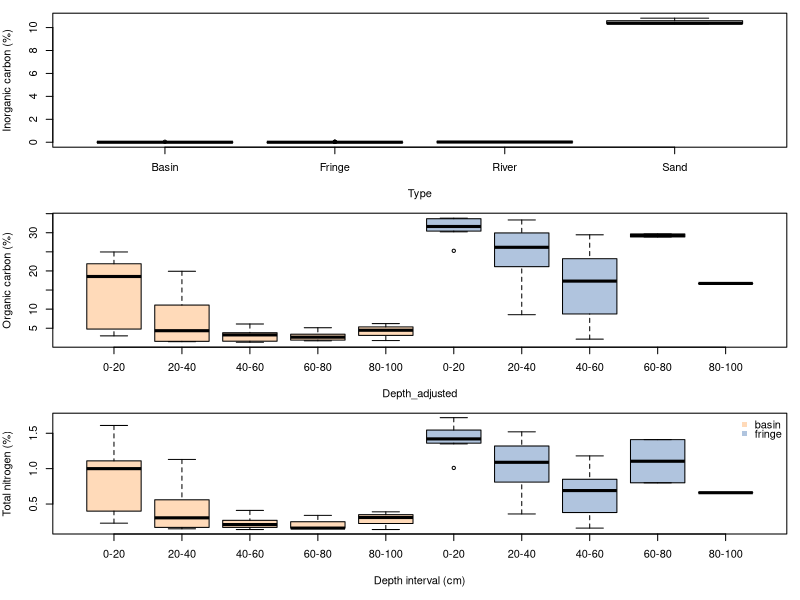
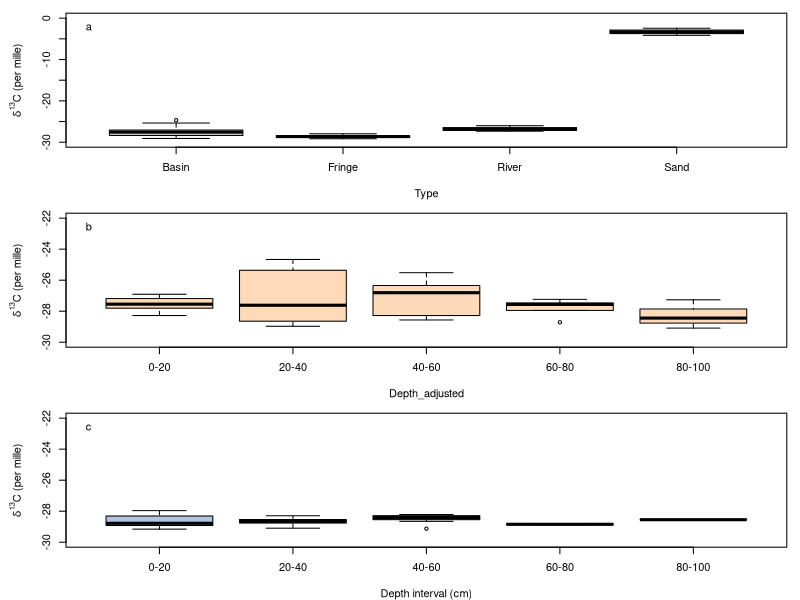
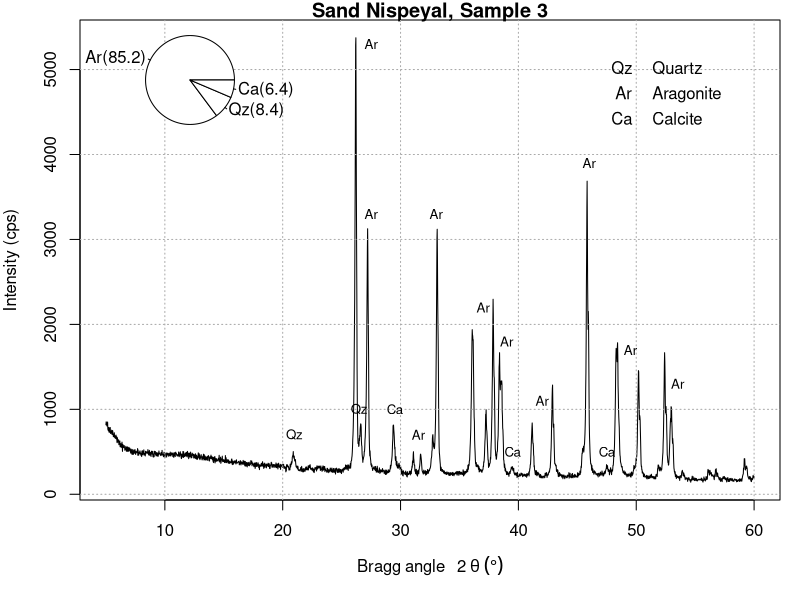
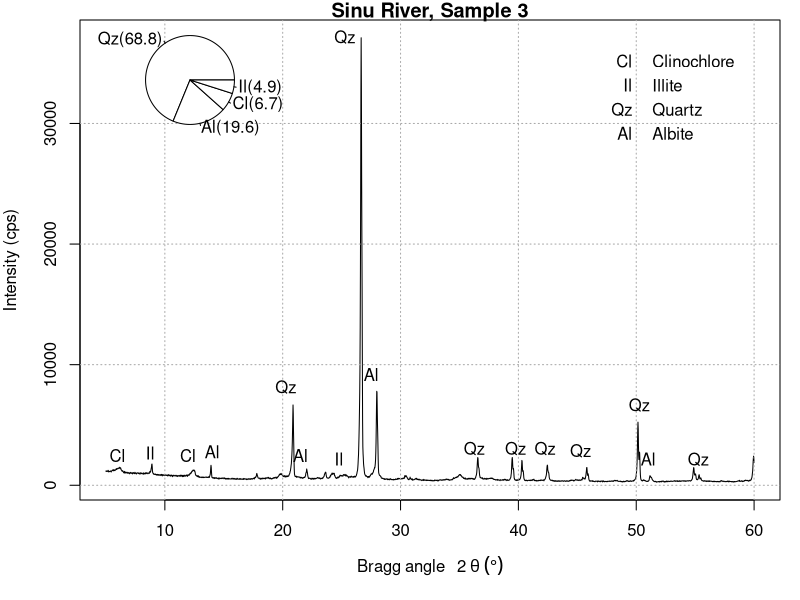
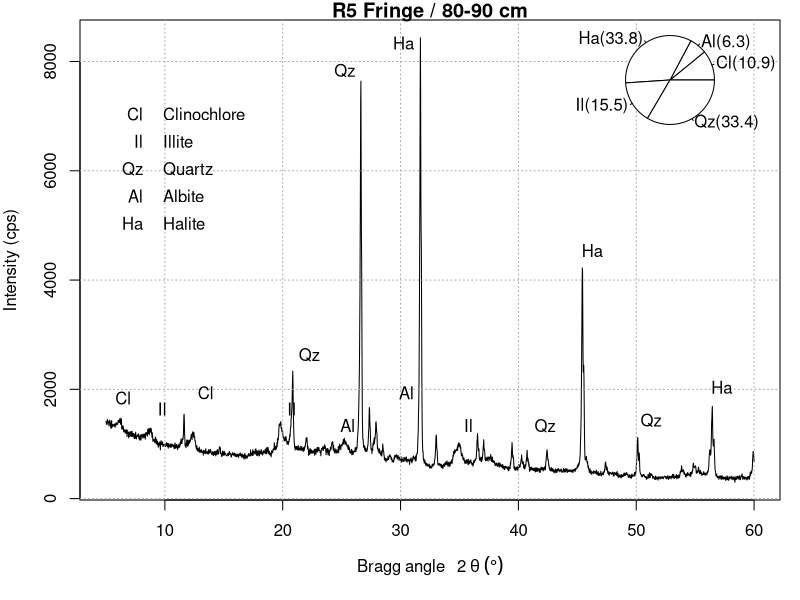
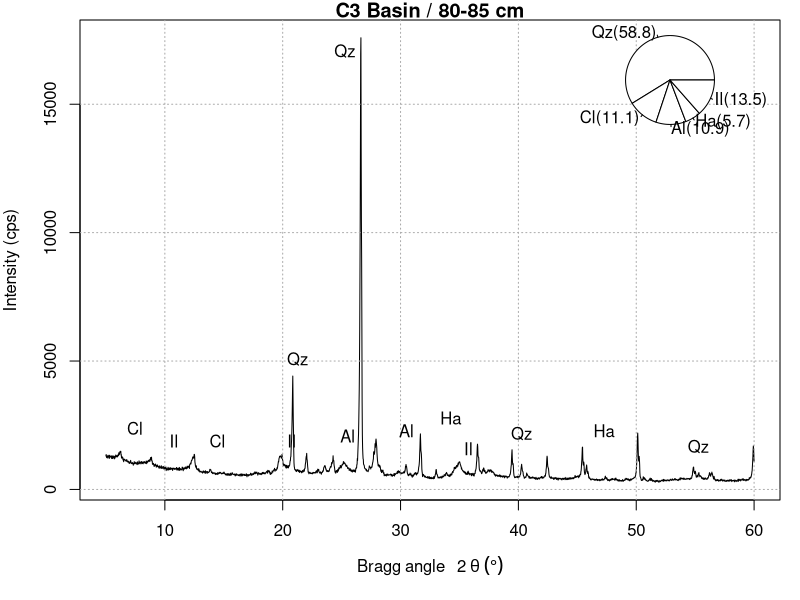

The R source for these figures, in order: (Note: this script raises an error after producing the figures.)
## Read the data
setwd("~/Repos/mangroveCstabilization/Code_and_Data/")
Ergebnisse<-read.csv("Ergebnisse_vereinfacht.csv", stringsAsFactors = FALSE)
C_N_13C<-read.table("C_N_13C.csv", sep=";", dec=".", header = TRUE)
TOC<-read.csv("TOC.csv")
Al_Fe<-read.csv2("Al_Fe.csv", dec=".")
Sand_3<-read.csv("Sand_3.csv")
Sinu_3<-read.csv("Sinu_3.csv")
R5_80_90<-read.csv("R5_80-90.csv")
C3_80_85<-read.csv("C3_80-85.csv")


#######################################################
# Statistical comparisons
mangroveOnly=rbind(Ergebnisse[Ergebnisse$Type=="Fringe",], Ergebnisse[Ergebnisse$Type=="Basin",]) #Exclude data from the end members

# Comparison for Organic carbon
anova(lm(Corg~Type, data=mangroveOnly))

# Comparison for total nitrogen
anova(lm(Ntotal~Type, data=mangroveOnly))

# Comparison TOC
anova(lm(TOC~Type, data=TOC))

# Comparison 13C
anova(lm(d13C~Type, data=mangroveOnly))

# Comparisons for Al and Fe oxides
anova(lm(Al_Sum~Type, data=Al_Fe[1:41,]))

anova(lm(Fe_Sum~Type, data=Al_Fe[1:41,]))

#######################################################
# Fig 2
#pdf("../Manuscript/Figures/Fig2.pdf")
par(mfrow=c(3,1))
boxplot(Cinorg~Type, data=Ergebnisse,  par(mar=c(4,4,1,1)), ylab="Inorganic carbon (%)")

boxplot(Corg~Depth_adjusted, data=Ergebnisse[1:51,],  par(mar=c(4,4,1,1)), xaxt = "n", ylab="Organic carbon (%)",
        col=c("peachpuff","peachpuff","peachpuff","peachpuff","peachpuff","lightsteelblue","lightsteelblue","lightsteelblue","lightsteelblue","lightsteelblue"))
axis(1, at=1:10, labels=c("0-20","20-40","40-60","60-80","80-100","0-20","20-40","40-60","60-80","80-100"), las=1)

boxplot(Ntotal~Depth_adjusted, data=Ergebnisse[1:51,], par(mar=c(5,4,1,1)), xaxt = "n", xlab="Depth interval (cm)",ylab="Total nitrogen (%)",
        col=c("peachpuff","peachpuff","peachpuff","peachpuff","peachpuff","lightsteelblue","lightsteelblue","lightsteelblue","lightsteelblue","lightsteelblue","rosybrown3","rosybrown3"))
axis(1, at=1:10, labels=c("0-20","20-40","40-60","60-80","80-100","0-20","20-40","40-60","60-80","80-100"), las=1)
legend("topright", c("basin", "fringe"), col = c("peachpuff","lightsteelblue"), bg = "gray90", pch=15, bty="n", y.intersp = 0.7)
par(mfrow=c(1,1))
#dev.off()

# Fig 3
#pdf("../Manuscript/Figures/Fig3.pdf")
par(mfrow=c(3,1), mar=c(4,5,1,1))
boxplot(DeltaVsPDB_Corr_13_12~Type,data=C_N_13C, ylab=expression(paste(delta^13, "C (per mille)")), ylim=c(-30,0))
legend("topleft", "a", bty="n")
boxplot(DeltaVsPDB_Corr_13_12~Depth_adjusted, data=C_N_13C[C_N_13C[,"Type"]=="Basin",], ylab=expression(paste(delta^13, "C (per mille)")), ylim=c(-30,-22),
        col="peachpuff")
legend("topleft", "b", bty="n")
boxplot(DeltaVsPDB_Corr_13_12~Depth_adjusted, data=C_N_13C[C_N_13C[,"Type"]=="Fringe",], ylab=expression(paste(delta^13, "C (per mille)")), 
        xlab="Depth interval (cm)", ylim=c(-30,-22), col="lightsteelblue")
legend("topleft", "c", bty="n")
par(mfrow=c(1,1))
#dev.off()

# Fig 4
par(mar=c(5,4,1,1))
plot(Sand_3, type="l", main="Sand Nispeyal, Sample 3", xlab=expression(Bragg~angle~~~2~theta~(degree)), ylab="Intensity (cps)")
grid(col="darkgray")
text(27.5, 5300, "Ar", cex=0.8)
text(27.5, 3300, "Ar", cex=0.8)
text(31.5, 700, "Ar", cex=0.8)
text(33, 3300, "Ar", cex=0.8)
text(37, 2200, "Ar", cex=0.8)
text(39, 1800, "Ar", cex=0.8)
text(42, 1100, "Ar", cex=0.8)
text(46, 3900, "Ar", cex=0.8)
text(49.5, 1700, "Ar", cex=0.8)
text(53.5, 1300, "Ar", cex=0.8)
text(21, 700, "Qz", cex=0.8)
text(26.5, 1000, "Qz", cex=0.8)
text(29.5, 1000, "Ca", cex=0.8)
text(39.5, 500, "Ca", cex=0.8)
text(47.5, 500, "Ca", cex=0.8)

text(50.5, 5000, "Qz", cex=1, pos = 2)
text(50.5, 5000, "Quartz", cex=1, pos = 4)
text(50.5, 4700, "Ar", cex=1, pos = 2)
text(50.5, 4700, "Aragonite", cex=1, pos = 4)
text(50.5, 4400, "Ca", cex=1, pos = 2)
text(50.5, 4400, "Calcite", cex=1, pos = 4)

par(fig=c(0,0.4,0.6,1),new=TRUE)
pie(c(0.852, 0.084, 0.064),labels = c("Ar(85.2)", "Qz(8.4)","Ca(6.4)"), col="white")
par(fig=c(0,1,0,1),new=FALSE)

plot(Sinu_3, type="l", main="Sinu River, Sample 3", xlab=expression(Bragg~angle~~~2~theta~(degree)), ylab="Intensity (cps)")
grid(col="darkgray")
text(7.5, 2300, "Cl", cex=1, pos = 2)
text(10, 2500, "Il", cex=1, pos = 2)
text(26, 2000, "Il", cex=1, pos = 2)
text(13.5, 2300, "Cl", cex=1, pos = 2)
text(15.5, 2600, "Al", cex=1, pos = 2)
text(22, 8000, "Qz", cex=1, pos = 2)
text(23, 2300, "Al", cex=1, pos = 2)
text(27, 37000, "Qz", cex=1, pos = 2)
text(29, 9000, "Al", cex=1, pos = 2)
text(38, 2900, "Qz", cex=1, pos = 2)
text(41.5, 2900, "Qz", cex=1, pos = 2)
text(44, 2900, "Qz", cex=1, pos = 2)
text(47, 2700, "Qz", cex=1, pos = 2)
text(52, 6500, "Qz", cex=1, pos = 2)
text(52.5, 2000, "Al", cex=1, pos = 2)
text(57, 2000, "Qz", cex=1, pos = 2)

text(50.5, 35000, "Cl", cex=1, pos = 2)
text(50.5, 35000, "Clinochlore", cex=1, pos = 4)
text(50.5, 33000, "Il", cex=1, pos = 2)
text(50.5, 33000, "Illite", cex=1, pos = 4)
text(50.5, 31000, "Qz", cex=1, pos = 2)
text(50.5, 31000, "Quartz", cex=1, pos = 4)
text(50.5, 29000, "Al", cex=1, pos = 2)
text(50.5, 29000, "Albite", cex=1, pos = 4)

par(fig=c(0,0.4,0.6,1),new=TRUE)
pie(c(0.688, 0.196, 0.067, 0.049),labels = c("Qz(68.8)", "Al(19.6)","Cl(6.7)","Il(4.9)"), col="white")
par(fig=c(0,1,0,1),new=FALSE)


# Fig 5
plot(R5_80_90, type="l", main="R5 Fringe / 80-90 cm", xlab=expression(Bragg~angle~~~2~theta~(degree)), ylab="Intensity (cps)")
grid(col="darkgray")

text(8, 1800, "Cl", cex=1, pos = 2)
text(11, 1600, "Il", cex=1, pos = 2)
text(15, 1900, "Cl", cex=1, pos = 2)
text(22, 1600, "Il", cex=1, pos = 2)
text(24, 2600, "Qz", cex=1, pos = 2)
text(32, 8300, "Ha", cex=1, pos = 2)
text(27, 7800, "Qz", cex=1, pos = 2)
text(27, 1300, "Al", cex=1, pos = 2)
text(32, 1900, "Al", cex=1, pos = 2)
text(48, 4500, "Ha", cex=1, pos = 2)
text(59, 2000, "Ha", cex=1, pos = 2)
text(53, 1400, "Qz", cex=1, pos = 2)
text(37, 1300, "Il", cex=1, pos = 2)
text(44, 1300, "Qz", cex=1, pos = 2)

text(9, 7000, "Cl", cex=1, pos = 2)
text(9, 7000, "Clinochlore", cex=1, pos = 4)
text(9, 6500, "Il", cex=1, pos = 2)
text(9, 6500, "Illite", cex=1, pos = 4)
text(9, 6000, "Qz", cex=1, pos = 2)
text(9, 6000, "Quartz", cex=1, pos = 4)
text(9, 5500, "Al", cex=1, pos = 2)
text(9, 5500, "Albite", cex=1, pos = 4)
text(9, 5000, "Ha", cex=1, pos = 2)
text(9, 5000, "Halite", cex=1, pos = 4)

par(fig=c(0.6,1,0.6,1),new=TRUE)
pie(c(0.109, 0.063, 0.338, 0.155,0.334),labels = c("Cl(10.9)", "Al(6.3)","Ha(33.8)","Il(15.5)","Qz(33.4)"), col="white")
par(fig=c(0,1,0,1),new=FALSE)

plot(C3_80_85, type="l", main="C3 Basin / 80-85 cm", xlab=expression(Bragg~angle~~~2~theta~(degree)), ylab="Intensity (cps)")
grid(col="darkgray")

text(9, 2300, "Cl", cex=1, pos = 2)
text(12, 1800, "Il", cex=1, pos = 2)
text(16, 1800, "Cl", cex=1, pos = 2)
text(22, 1800, "Il", cex=1, pos = 2)
text(23, 5000, "Qz", cex=1, pos = 2)
text(27, 17000, "Qz", cex=1, pos = 2)
text(27, 2000, "Al", cex=1, pos = 2)
text(32, 2200, "Al", cex=1, pos = 2)
text(36, 2700, "Ha", cex=1, pos = 2)
text(37, 1500, "Il", cex=1, pos = 2)
text(49, 2200, "Ha", cex=1, pos = 2)
text(42, 2100, "Qz", cex=1, pos = 2)
text(57, 1600, "Qz", cex=1, pos = 2)

par(fig=c(0.6,1,0.6,1),new=TRUE)
pie(c(0.588, 0.111, 0.109, 0.057,0.135),labels = c("Qz(58.8)", "Cl(11.1)","Al(10.9)","Ha(5.7)","Il(13.5)"), col="white")
par(fig=c(0,1,0,1),new=FALSE)


# Fig 6
pdf("../Manuscript/Figures/Fig6.pdf")
par(mfrow=c(2,2), mar=c(4,4,1,1))
plot(Ox_Al~Depth, data=Al_Fe,las=2,xaxt = "n",xlab="",ylab=expression('Al'[o]~(ppm)),col=c("peachpuff","peachpuff","peachpuff","peachpuff","peachpuff","lightsteelblue","lightsteelblue","lightsteelblue","lightsteelblue","lightsteelblue","rosybrown3","rosybrown3"))
axis(1, at=1:12, labels=c("0-20","20-40","40-60","60-80","80-100","0-20","20-40","40-60","60-80","80-100","Sand","River"), las=2)
plot(Dit_Al~Depth, data=Al_Fe,las=2,xaxt = "n",xlab="",ylab=expression('Al'[d]~(ppm)),col=c("peachpuff","peachpuff","peachpuff","peachpuff","peachpuff","lightsteelblue","lightsteelblue","lightsteelblue","lightsteelblue","lightsteelblue","rosybrown3","rosybrown3"))
axis(1, at=1:12, labels=c("0-20","20-40","40-60","60-80","80-100","0-20","20-40","40-60","60-80","80-100","Sand","Sinu"), las=2)
plot(Ox_Fe~Depth, data=Al_Fe,las=2,xaxt = "n", xlab="Depth interval (cm)",ylab=expression('Fe'[o]~(ppm)),col=c("peachpuff","peachpuff","peachpuff","peachpuff","peachpuff","lightsteelblue","lightsteelblue","lightsteelblue","lightsteelblue","lightsteelblue","rosybrown3","rosybrown3"))
axis(3, at=1:12, labels = FALSE)
plot(Dit_Fe~Depth, data=Al_Fe,las=2,xaxt = "n",xlab="Depth interval (cm)",ylab=expression('Fe'[d]~(ppm)),col=c("peachpuff","peachpuff","peachpuff","peachpuff","peachpuff","lightsteelblue","lightsteelblue","lightsteelblue","lightsteelblue","lightsteelblue","rosybrown3","rosybrown3"))
axis(3, at=1:12, labels = FALSE)
legend(4.5, 6.5, c("basin", "fringe", "end-members"), col = c("peachpuff","lightsteelblue","rosybrown3"), text.col = "1", bg = "gray90", pch=15, bty="n", y.intersp = 1)
par(mfrow=c(1,1))
dev.off()


# Mean values with propagated uncertainty
# For TOC
B=c(295.61,161.99,68.35,65.21,69.78)
sum(B)
sdB=c(203.77,147.07,40.95,30.58,37.60)
sqrt(sum(sdB^2)/length(sdB))

Fr=c(100.24,62.79,51.57,105.44)
sdF=c(9.03,22.56,51.57,105.44)
sum(Fr)
sqrt(sum(sdF^2)/length(sdF))

# For Bulk density
round(mean(TOC[TOC[,"Type"]=="Basin","BulkDens"]), 2)
round(sd(TOC[TOC[,"Type"]=="Basin","BulkDens"]), 2)

round(mean(TOC[TOC[,"Type"]=="Fringe","BulkDens"]), 2)
round(sd(TOC[TOC[,"Type"]=="Fringe","BulkDens"]), 2)

